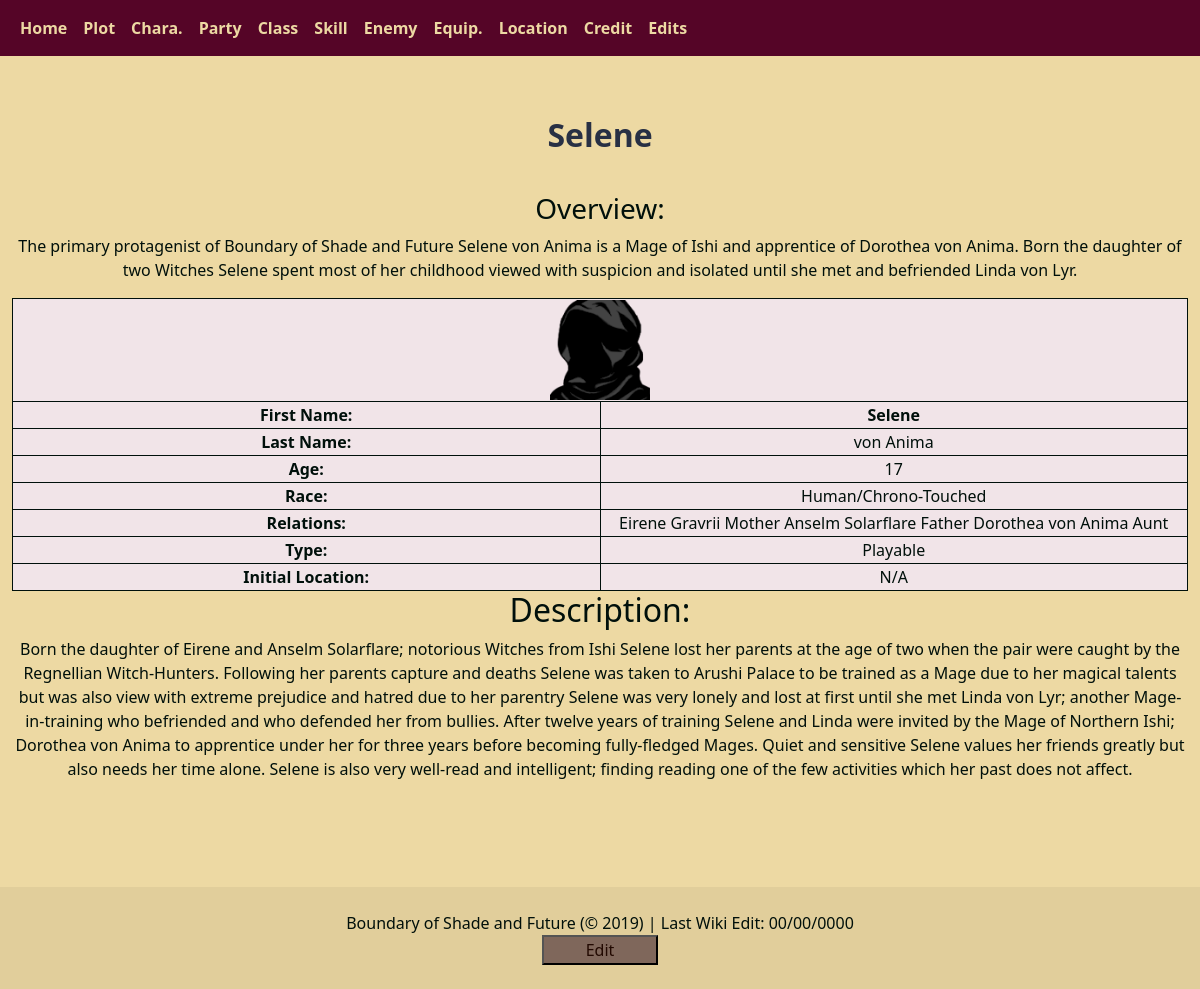
The page /home/characters/Selene on the database its author committed.
### tables this page shows
CREATE TABLE Characters (CharID INTEGER PRIMARY KEY ASC AUTOINCREMENT NOT NULL, FirstName TEXT (20) NOT NULL, Surname TEXT (20), Age INTEGER (4), Race TEXT (20), Family TEXT (120), Type TEXT (8) NOT NULL, Location TEXT (200), Overview TEXT (250), Description TEXT (800), Img TEXT (24));

### app.py (the view)
@app.route('/home/Characters/<name>')
@app.route('/home/characters/<name>')
def character(name=None):
    sName = name
    address = 'charEdit'
    return accessChar(name, address)

### python/databaseFunctions.py (called while the page is built)
def openDatabase():
    base = os.path.abspath(os.path.dirname(__name__))
    db_location = base + "\database\RegnellaDB.db"
    database = getattr(g, 'database', None)
    if database is None:
        database = sqlite3.connect(db_location)
        g.database = database
    return database

def stringFormat(stringy):
    stringy = stringy.replace("(", "")
    stringy = stringy.replace(")", "")
    stringy = stringy.replace("'", "")
    stringy = stringy.replace('"', '')
    stringy = stringy.replace(",", "")
    print(stringy)
    stringy = stringy.replace("<br>", "\n")
    print(stringy)
    return stringy

### templates/PageHTML/individCharPage.html (shortened to what this page needs)
{% extends '/TemplateHTML/IndividualPages.html' %}
    {% block header %}
        <h2 class="pageTitle">{{ name }}</h2>
        <h3 id="sectionTitle">Overview:</h3>
        <p>
        {{ overview }}
        </p>
        <table class="headerTable">
            <tr>
                <th class="bodyRow" colspan="2"><img src="/static/img/{{ img }}.png" alt="Character Img" width="100" height="100"></th>
            </tr>
            <tr>
                <th class="bodyRow">First Name:</th>
                <th class="bodyRow">{{ firstName }}</th>
            </tr>
            <tr>
                <th class="bodyRow">Last Name:</th>
                <td class="bodyRow">{{ lastName }}</td>
            </tr>
            <tr>
                <th class="bodyRow">Age:</th>
                <td class="bodyRow">{{ age }}</td>
            </tr>
            <tr>
                <th class="bodyRow">Race:</th>
                <td class="bodyRow">{{ race }}</td>
            </tr>
            <tr>
                <th class="bodyRow">Relations:</th>
                <td class="bodyRow">{{ family }}</td>
            </tr>
            <tr>
                <th class="bodyRow">Type:</th>
                <td class="bodyRow">{{ type }}</td>
            </tr>
            <tr>
                <th class="bodyRow">Initial Location:</th>
                <td class="bodyRow">{{ location }}</td>
            </tr>
        </table>
    {% endblock header %}
    {% block content %}
        <div class="individOverview">
            <h2 id="sectionTitle">Description:</h2>
            <p>{{ description }}
            </p>
        </div>
    {% endblock content %}

### static/css/styles/globalStyle.css (style rules this page uses)
body { background-color: #EDD9A3 !important; color: #00100B !important; text-align: center !important; }
.pageTitle { color: #283044 !important; padding-top: 60px !important; padding-bottom: 30px !important; font-weight: bold !important; }
.headerTable { margin: 0 auto !important; color: #00100B !important; background-color: #F1E4E8 !important; border: 1px solid #00100B !important; border-collapse: collapse !important; }
.bodyRow { text-align: center !important;; width: 20% !important;; border: 1px groove #00100B !important; border-collapse: collapse !important; }

### rows shown on the page
Characters: FirstName "Selene", Img (placeholder picture), Surname "von Anima", Race "Human/Chrono-Touched", Type "Playable", Location "N/A"

### other values the page prints
{{ age }} "17"
{{ family }} "Eirene Gravrii Mother Anselm Solarflare Father Dorothea von Anima Aunt"
